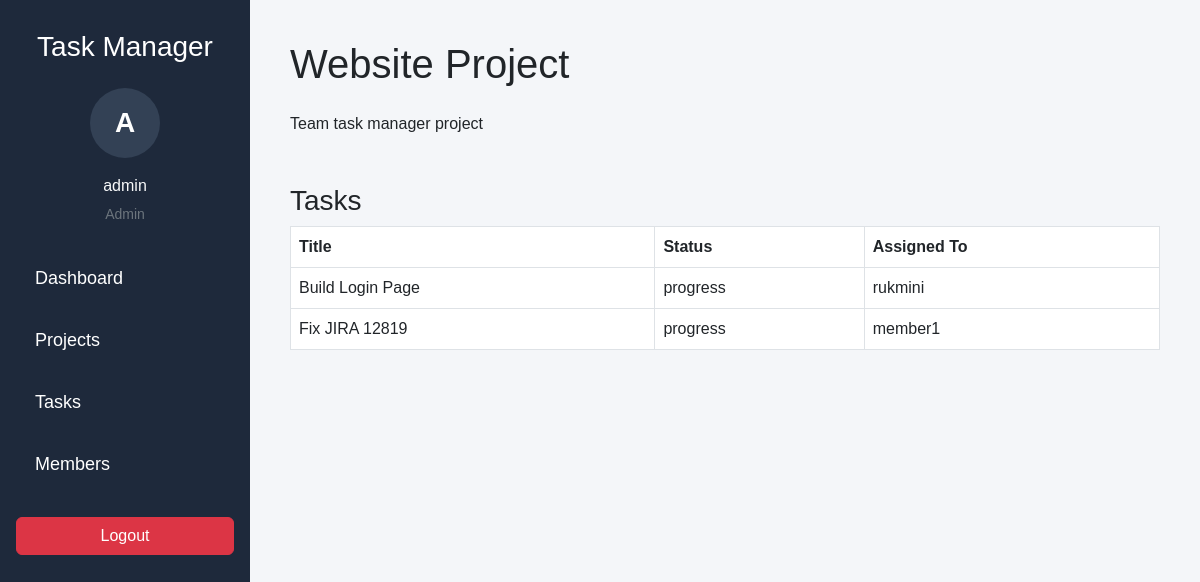
/projects/1/ (signed in), run on the app's committed database.
### users/models.py (models this page shows)
class User(AbstractUser):
    ROLE_CHOICES = (
        ('admin', 'Admin'),
        ('member', 'Member'),
    )
    role = models.CharField(max_length=10, choices=ROLE_CHOICES)

### projects/models.py (models this page shows, shortened)
class Project(models.Model):
    title = models.CharField(max_length=100)
    description = models.TextField()
    created_by = models.ForeignKey(
        settings.AUTH_USER_MODEL,
        on_delete=models.CASCADE
    )
    members = models.ManyToManyField(
        settings.AUTH_USER_MODEL,
        related_name='projects'
    )

### tasks/models.py (models this page shows, shortened)
class Task(models.Model):
    STATUS_CHOICES = (
        ('todo', 'Todo'),
        ('progress', 'In Progress'),
        ('done', 'Done'),
    )
    title = models.CharField(max_length=100)
    description = models.TextField()
    status = models.CharField(
        max_length=20,
        choices=STATUS_CHOICES,
        default='todo'
    )
    assigned_to = models.ForeignKey(
        settings.AUTH_USER_MODEL,
        on_delete=models.CASCADE
    )
    project = models.ForeignKey(
        Project,
        on_delete=models.CASCADE
    )
    due_date = models.DateField()

### tasks/views.py (the view)
# urls.py: path('projects/<int:id>/', project_detail),
@login_required
def project_detail(request, id):
    project = Project.objects.get(id=id)
    tasks = Task.objects.filter(project=project)
    return render(
        request,
        'projects/project_detail.html',
        {
            'project': project,
            'tasks': tasks
        }
    )

### templates/projects/project_detail.html
{% extends 'base.html' %}
{% block content %}
<h1 class="mb-4">
{{ project.title }}
</h1>
<p class="mb-5">
{{ project.description }}
</p>
<h3>Tasks</h3>
<table class="table table-bordered bg-white">
<thead>
<tr>
<th>Title</th>
<th>Status</th>
<th>Assigned To</th>
</tr>
</thead>
<tbody>
{% for task in tasks %}
<tr>
<td>{{ task.title }}</td>
<td>{{ task.status }}</td>
<td>{{ task.assigned_to.username }}</td>
</tr>
{% endfor %}
</tbody>
</table>
{% endblock %}

### templates/base.html (shortened to what this page needs)
<!DOCTYPE html>
<html>
<head>
    <link
    href="https://cdn.jsdelivr.net/npm/bootstrap@5.3.0/dist/css/bootstrap.min.css"
    rel="stylesheet">
</head>
<body>
<div class="sidebar">
    <h3 class="text-white text-center mb-4">
        Task Manager
    </h3>
    {% if request.user.is_authenticated %}
    <div class="text-center mb-4">
        <div class="profile-circle">
            {{ request.user.username|first|upper }}
        </div>
        <p class="text-light mt-3 mb-1">
            {{ request.user.username }}
        </p>
        <small class="text-secondary">
            {{ request.user.role|title }}
        </small>
    </div>
    <a href="/">
        Dashboard
    </a>
    <a href="/projects/">
        Projects
    </a>
    <a href="/tasks-page/">
        Tasks
    </a>
    <a href="/members/">
        Members
    </a>
    <form
        action="/logout/"
        method="POST"
        class="px-3 mt-4"
    >
        <button class="btn btn-danger w-100">
            Logout
        </button>
    </form>
    {% endif %}
</div>
<div class="content">
    {% block content %}
    {% endblock %}
</div>
</body>
</html>

### templates/base.html (style rules this page uses)
body { margin:0; background:#f4f6f9; font-family:Arial; }
.sidebar { width:250px; height:100vh; background:#1e293b; position:fixed; padding-top:30px; }
.sidebar a { display:block; color:white; text-decoration:none; padding:15px 25px; font-size:18px; border-radius:10px; margin:5px 10px; transition:0.3s; }
.content { margin-left:250px; padding:40px; overflow-x:auto; }
.profile-circle { width:70px; height:70px; border-radius:50%; background:#334155; margin:auto; display:flex; align-items:center; justify-content:center; font-size:28px; color:white; font-weight:bold; }

### data on the page
User: user.username|first "A", user.username "admin", user.role "Admin"
Project: title "Website Project", description "Team task manager project"
Task: title "Build Login Page", status "progress", assigned_to.username "rukmini"
Task: title "Fix JIRA 12819", status "progress", assigned_to.username "member1"
